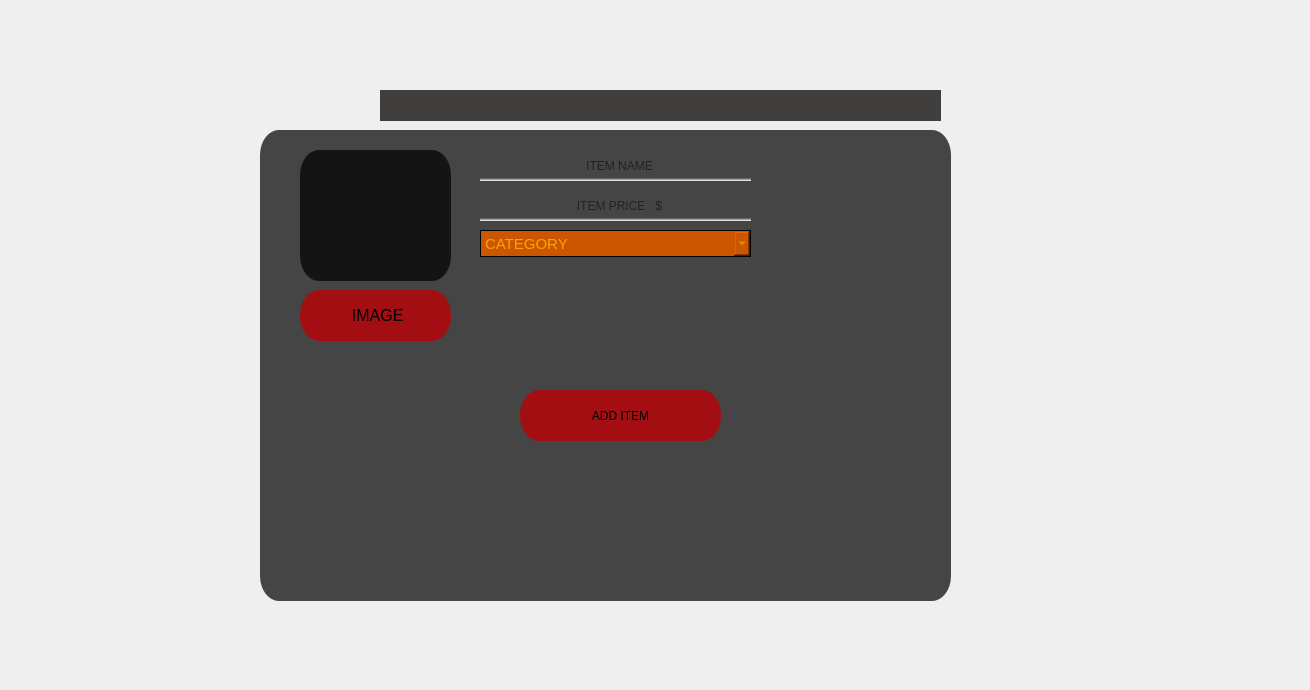
      <widget class="QWidget" name="tab_16">
       <attribute name="title">
        <string>Page</string>
       </attribute>
       <widget class="QLineEdit" name="lineEdit_username_14">
        <property name="geometry">
         <rect>
          <x>480</x>
          <y>150</y>
          <width>271</width>
          <height>31</height>
         </rect>
        </property>
        <property name="styleSheet">
         <string notr="true">QLineEdit{
	border-radius: 19px solid;
	border-left:8px solid;
	
	

	border-color: qlineargradient(spread:pad, x1:1, y1:1, x2:1, y2:1, stop:1 rgba(0, 0, 0, 0));

	background-color: qlineargradient(spread:pad, x1:0.720379, y1:0.903409, x2:0.720379, y2:1, stop:0 rgba(0, 0, 0, 0), stop:1 rgba(255, 255, 255, 255));
}

QLineEdit:hover{
	border-bottom:3px solid rgb(255, 165, 0);
	color:rgb(255, 165, 0);

	

}
</string>
        </property>
        <property name="alignment">
         <set>Qt::AlignCenter</set>
        </property>
        <property name="placeholderText">
         <string>ITEM NAME</string>
        </property>
       </widget>
       <widget class="QToolButton" name="toolButton_23">
        <property name="geometry">
         <rect>
          <x>380</x>
          <y>20</y>
          <width>201</width>
          <height>121</height>
         </rect>
        </property>
        <property name="styleSheet">
         <string notr="true">image: url(:/pt/mac.png);
border-radius: 19px solid;
</string>
        </property>
        <property name="text">
         <string/>
        </property>
       </widget>
       <widget class="QFrame" name="frame_menu_19">
        <property name="enabled">
         <bool>true</bool>
        </property>
        <property name="geometry">
         <rect>
          <x>260</x>
          <y>130</y>
          <width>691</width>
          <height>471</height>
         </rect>
        </property>
        <property name="whatsThis">
         <string>&lt;html&gt;&lt;head/&gt;&lt;body&gt;&lt;p&gt;&lt;img src=&quot;:/pt/pos.png&quot;/&gt;&lt;/p&gt;&lt;/body&gt;&lt;/html&gt;</string>
        </property>
        <property name="styleSheet">
         <string notr="true">
QFrame{
	border-radius: 19px solid;
	background-color: qlineargradient(spread:pad, x1:1, y1:1, x2:1, y2:1, stop:1 rgba(0, 0, 0, 181));
}
QFrame:hover{
	border-left:3px solid rgb(255, 242, 0);
	border-bottom:3px solid rgb(255, 242, 0);
    border-top:3px solid rgb(255, 190, 0);
	border-right:3px solid rgb(255, 190, 0);
	

}</string>
        </property>
        <property name="frameShape">
         <enum>QFrame::StyledPanel</enum>
        </property>
        <property name="frameShadow">
         <enum>QFrame::Raised</enum>
        </property>
        <widget class="QLabel" name="businessLogo">
         <property name="geometry">
          <rect>
           <x>40</x>
           <y>20</y>
           <width>151</width>
           <height>131</height>
          </rect>
         </property>
         <property name="text">
          <string/>
         </property>
         <property name="textFormat">
          <enum>Qt::AutoText</enum>
         </property>
         <property name="scaledContents">
          <bool>true</bool>
         </property>
         <property name="alignment">
          <set>Qt::AlignCenter</set>
         </property>
         <property name="wordWrap">
          <bool>false</bool>
         </property>
         <property name="margin">
          <number>0</number>
         </property>
         <property name="indent">
          <number>-1</number>
         </property>
         <property name="openExternalLinks">
          <bool>false</bool>
         </property>
        </widget>
        <widget class="QPushButton" name="browseBtn">
         <property name="geometry">
          <rect>
           <x>40</x>
           <y>160</y>
           <width>151</width>
           <height>51</height>
          </rect>
         </property>
         <property name="font">
          <font>
           <pointsize>12</pointsize>
          </font>
         </property>
         <property name="styleSheet">
          <string notr="true">QPushButton{
	border-radius: 19px solid;
	border-bottom:0px solid rgb(171, 16, 20);
    border-top:0px solid rgb(171, 16, 20);
	
	background-color: rgb(163, 14, 18);


  

}

QPushButton:hover{
	border: 7px solid qlineargradient(spread:pad, x1:1, y1:1, x2:1, y2:1, stop:1 rgba(0, 0, 0, 0));
	border-radius: 19px solid;
	border-bottom:0px solid rgb(171, 16, 20);
    border-top:0px solid rgb(171, 16, 20);
	



   background-color:rgb(237, 28, 47);

	


}
QPushButton:pressed{
	color:rgb(255, 205, 0);

   background-color:rgb(189, 22, 37);
}</string>
         </property>
         <property name="text">
          <string> IMAGE</string>
         </property>
         <property name="icon">
          <iconset resource="pt.qrc">
           <normaloff>:/pt/add-image.png</normaloff>:/pt/add-image.png</iconset>
         </property>
         <property name="iconSize">
          <size>
           <width>33</width>
           <height>33</height>
          </size>
         </property>
        </widget>
       </widget>
       <widget class="QFrame" name="frame_21">
        <property name="geometry">
         <rect>
          <x>380</x>
          <y>90</y>
          <width>561</width>
          <height>31</height>
         </rect>
        </property>
        <property name="styleSheet">
         <string notr="true">
QFrame{
	border-radius: 19px solid;
	
	background-color: qlineargradient(spread:pad, x1:1, y1:1, x2:1, y2:1, stop:1 rgba(35, 31, 32, 218));
}
QFrame:hover{
	
	border:3px solid rgb(255, 165, 0);
	
	

}</string>
        </property>
        <property name="frameShape">
         <enum>QFrame::StyledPanel</enum>
        </property>
        <property name="frameShadow">
         <enum>QFrame::Raised</enum>
        </property>
       </widget>
       <widget class="QLabel" name="label_49">
        <property name="geometry">
         <rect>
          <x>-10</x>
          <y>0</y>
          <width>1301</width>
          <height>681</height>
         </rect>
        </property>
        <property name="text">
         <string/>
        </property>
        <property name="pixmap">
         <pixmap resource="pt.qrc">:/pt/bg2.jpg</pixmap>
        </property>
        <property name="scaledContents">
         <bool>true</bool>
        </property>
       </widget>
       <widget class="QLabel" name="label_50">
        <property name="geometry">
         <rect>
          <x>280</x>
          <y>40</y>
          <width>111</width>
          <height>121</height>
         </rect>
        </property>
        <property name="text">
         <string/>
        </property>
        <property name="pixmap">
         <pixmap resource="pt.qrc">:/pt/db.png</pixmap>
        </property>
        <property name="scaledContents">
         <bool>true</bool>
        </property>
       </widget>
       <widget class="QPushButton" name="saveBtn">
        <property name="geometry">
         <rect>
          <x>520</x>
          <y>390</y>
          <width>201</width>
          <height>51</height>
         </rect>
        </property>
        <property name="styleSheet">
         <string notr="true">QPushButton{
	border-radius: 19px solid;
	border-bottom:0px solid rgb(171, 16, 20);
    border-top:0px solid rgb(171, 16, 20);
	
	background-color: rgb(163, 14, 18);


  

}

QPushButton:hover{
	border: 7px solid qlineargradient(spread:pad, x1:1, y1:1, x2:1, y2:1, stop:1 rgba(0, 0, 0, 0));
	border-radius: 19px solid;
	border-bottom:0px solid rgb(171, 16, 20);
    border-top:0px solid rgb(171, 16, 20);
	



   background-color:rgb(237, 28, 47);

	


}
QPushButton:pressed{
	color:rgb(255, 205, 0);

   background-color:rgb(189, 22, 37);
}</string>
        </property>
        <property name="text">
         <string>ADD ITEM</string>
        </property>
        <property name="icon">
         <iconset resource="pt.qrc">
          <normaloff>:/pt/add-category.png</normaloff>:/pt/add-category.png</iconset>
        </property>
        <property name="iconSize">
         <size>
          <width>33</width>
          <height>33</height>
         </size>
        </property>
       </widget>
       <widget class="QLabel" name="label_52">
        <property name="geometry">
         <rect>
          <x>880</x>
          <y>20</y>
          <width>61</width>
          <height>71</height>
         </rect>
        </property>
        <property name="text">
         <string/>
        </property>
        <property name="pixmap">
         <pixmap resource="pt.qrc">:/pt/add-category.png</pixmap>
        </property>
        <property name="scaledContents">
         <bool>true</bool>
        </property>
       </widget>
       <widget class="QLineEdit" name="lineEdit_username_15">
        <property name="geometry">
         <rect>
          <x>480</x>
          <y>190</y>
          <width>271</width>
          <height>31</height>
         </rect>
        </property>
        <property name="font">
         <font>
          <weight>50</weight>
          <bold>false</bold>
         </font>
        </property>
        <property name="styleSheet">
         <string notr="true">QLineEdit{
	border-radius: 19px solid;
	border-left:8px solid;
	
	

	border-color: qlineargradient(spread:pad, x1:1, y1:1, x2:1, y2:1, stop:1 rgba(0, 0, 0, 0));

	background-color: qlineargradient(spread:pad, x1:0.720379, y1:0.903409, x2:0.720379, y2:1, stop:0 rgba(0, 0, 0, 0), stop:1 rgba(255, 255, 255, 255));
}

QLineEdit:hover{
	border-bottom:3px solid rgb(255, 165, 0);
	color:rgb(255, 165, 0);

	

}
</string>
        </property>
        <property name="alignment">
         <set>Qt::AlignCenter</set>
        </property>
        <property name="placeholderText">
         <string>ITEM PRICE   $</string>
        </property>
       </widget>
       <widget class="QComboBox" name="comboBox_2">
        <property name="enabled">
         <bool>true</bool>
        </property>
        <property name="geometry">
         <rect>
          <x>480</x>
          <y>230</y>
          <width>271</width>
          <height>27</height>
         </rect>
        </property>
        <property name="font">
         <font>
          <pointsize>11</pointsize>
          <weight>50</weight>
          <bold>false</bold>
         </font>
        </property>
        <property name="styleSheet">
         <string notr="true">QComboBox::!on:pressed
{
border : 1px black;
border-style : solid;
}

QComboBox::!on:hover
{
border : 1px black;
border-style : solid;
	background-color: rgb(59, 25, 0);
}

QComboBox
{
border : 1px black;
border-style : solid;
	
	background-color: rgb(204, 86, 0);
	color: rgb(252, 163, 0);
}
</string>
        </property>
        <property name="maxVisibleItems">
         <number>12</number>
        </property>
        <property name="insertPolicy">
         <enum>QComboBox::InsertAfterCurrent</enum>
        </property>
        <item>
         <property name="text">
          <string>CATEGORY</string>
         </property>
         <property name="icon">
          <iconset resource="pt.qrc">
           <normaloff>:/pt/add-category.png</normaloff>:/pt/add-category.png</iconset>
         </property>
        </item>
        <item>
         <property name="text">
          <string>شعبيه</string>
         </property>
        </item>
        <item>
         <property name="text">
          <string>المقبلات</string>
         </property>
        </item>
        <item>
         <property name="text">
          <string>مشاريب</string>
         </property>
        </item>
        <item>
         <property name="text">
          <string>مشاوي</string>
         </property>
        </item>
        <item>
         <property name="text">
          <string>اضافات</string>
         </property>
        </item>
        <item>
         <property name="text">
          <string>بروستد</string>
         </property>
        </item>
        <item>
         <property name="text">
          <string>سناك</string>
         </property>
        </item>
       </widget>
       <zorder>label_49</zorder>
       <zorder>frame_21</zorder>
       <zorder>frame_menu_19</zorder>
       <zorder>lineEdit_username_14</zorder>
       <zorder>toolButton_23</zorder>
       <zorder>label_50</zorder>
       <zorder>saveBtn</zorder>
       <zorder>label_52</zorder>
       <zorder>lineEdit_username_15</zorder>
       <zorder>comboBox_2</zorder>
      </widget>
